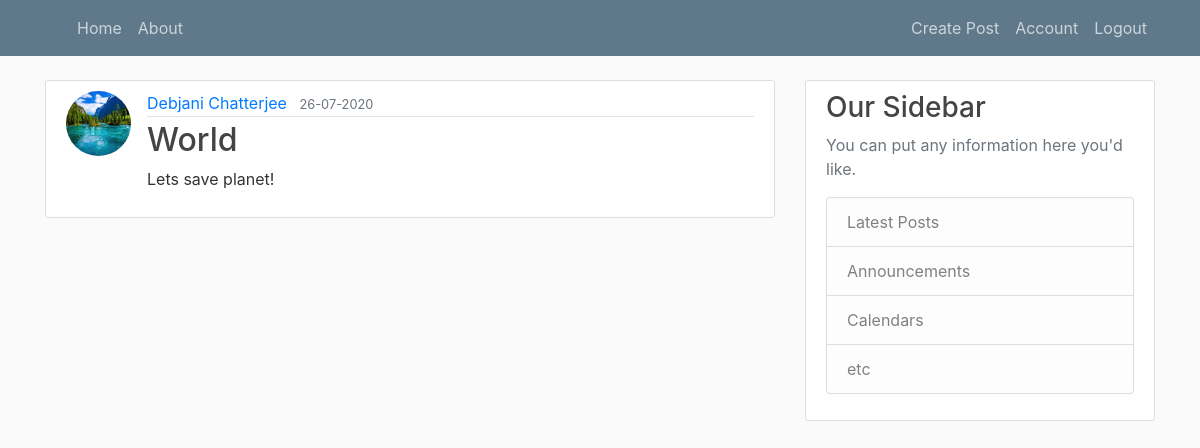
The app's page /post/2 (signed in) with its own data.
### flask_blog/models.py (models this page shows, shortened)
class Users(db.Model, UserMixin):
    id = db.Column(db.Integer, primary_key=True)
    username = db.Column(db.String(20), unique = True, nullable = False)
    email = db.Column(db.String(20), unique=True, nullable=False)
    password = db.Column(db.String(60), nullable=False)
    image = db.Column(db.String(20), nullable=False, default='default.jpg')
    posts = db.relationship('Post', backref='author', lazy=True)

class Post(db.Model):
    id = db.Column(db.Integer, primary_key=True)
    title = db.Column(db.String(30), nullable=False)
    date = db.Column(db.DateTime, nullable=False, default=datetime.utcnow())
    content = db.Column(db.Text, nullable=False)
    user_id = db.Column(db.Integer, db.ForeignKey('users.id'), nullable=False)  # in the foreign key user is lower case as that is the table name that is by default named from he class User...

### flask_blog/routes.py (the view)
@app.route("/post/<int:post_id>", methods=["GET", "POST"])
def post(post_id):
    if current_user.is_authenticated:
        post = Post.query.get_or_404(post_id)
        return render_template('post.html', title=post_id, post= post)
    else:
        return redirect(url_for('Register'))

### flask_blog/models.py (called while the page is built)
@login_manager.user_loader
def load_user(user_id):
    return Users.query.get(int(user_id))

### flask_blog/templates/post.html (shortened to what this page needs)
{% extends 'layout.html' %}
{% block content%}
<article class="media content-section">
    <img src="{{ url_for('static', filename='profile_pics/' + post.author.image) }}" class="rounded-circle article-img">
<div class="media-body">
<div class="article-metadata">
  <a class="mr-2" href="#">{{ post.author.username }}</a>
  <small class="text-muted">{{ post.date.strftime("%d-%m-%Y") }}</small><br>
</div>
<h2 class="article-title" >{{ post.title }}</h2>
<p class="article-content">{{ post.content }}</p>
</div>
</article>
{% endblock %}

### flask_blog/static/main.css (style rules this page uses)
body { background: #fafafa; color: #333333; margin-top: 5rem; }
h1, h2, h3, h4, h5, h6 { color: #444444; }
.content-section { background: #ffffff; padding: 10px 20px; border: 1px solid #dddddd; border-radius: 3px; margin-bottom: 20px; }
.article-title { color: #444444; }
.article-content { white-space: pre-line; }
.article-img { height: 65px; width: 65px; margin-right: 16px; }
.article-metadata { padding-bottom: 1px; margin-bottom: 4px; border-bottom: 1px solid #e3e3e3 }

### records on screen
Users: image (placeholder picture), author.username "Debjani Chatterjee"
Post: date "26-07-2020", title "World", content "Lets save planet!"
